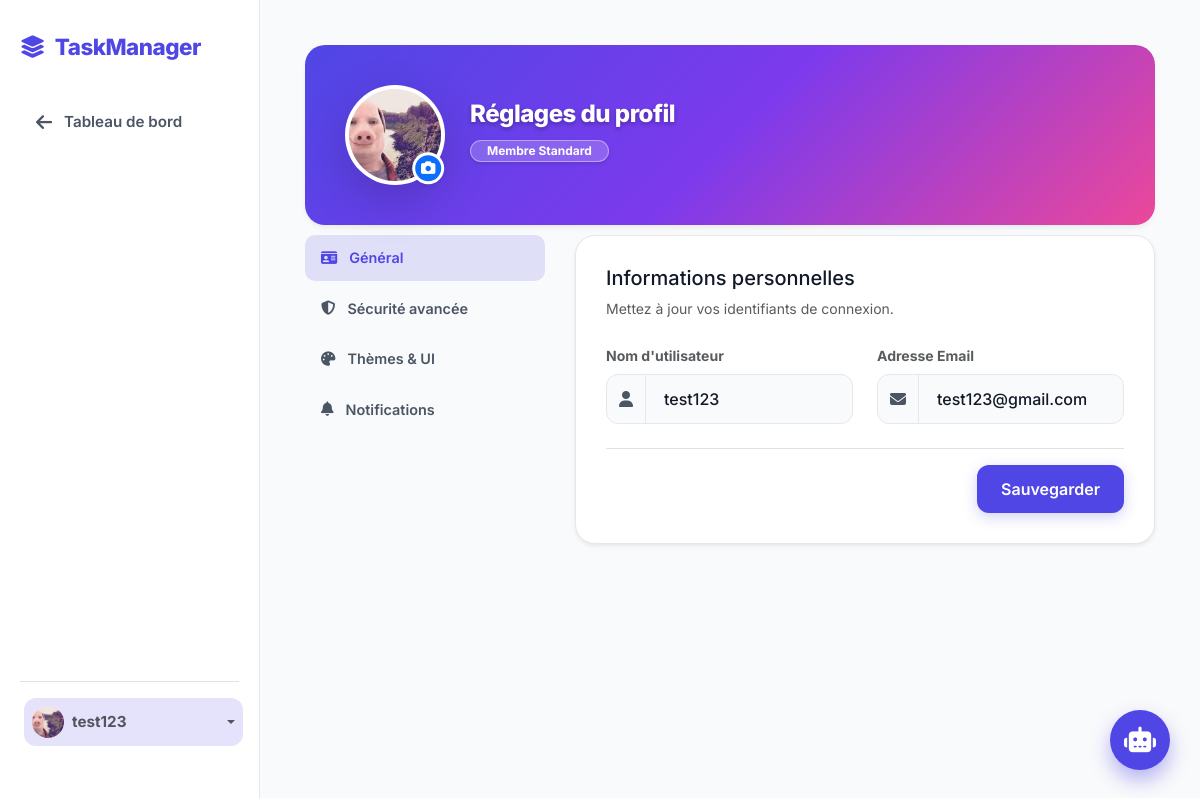
Screenshot of /profile (signed in) with the database file from the repository.
### tables this page shows
CREATE TABLE users (
        id INTEGER PRIMARY KEY AUTOINCREMENT,
        username TEXT UNIQUE NOT NULL,
        email TEXT UNIQUE NOT NULL,
        password_hash TEXT NOT NULL,
        avatar TEXT DEFAULT NULL,
        theme TEXT DEFAULT 'system',
        notif_email INTEGER DEFAULT 1,
        notif_push INTEGER DEFAULT 1
    );

### app.py (the view, shortened to what this page needs)
@app.route('/profile', methods=['GET', 'POST'])
@login_required
def profile():
    user_id = session['user_id']
    conn = get_db_connection()
    user = conn.execute('SELECT * FROM users WHERE id = ?', (user_id,)).fetchone()
    conn.close()
    return render_template('profile.html', user=user, username=session.get('username'))

### app.py (called while the page is built)
def get_db_connection():
    conn = sqlite3.connect('database.db')
    conn.row_factory = sqlite3.Row
    return conn

def login_required(f):
    @wraps(f)
    def decorated_function(*args, **kwargs):
        if 'user_id' not in session:
            return redirect(url_for('login'))
        return f(*args, **kwargs)
    return decorated_function

### templates/profile.html (shortened to what this page needs)
<!DOCTYPE html>
<html lang="fr">
<head>
    <link href="https://cdn.jsdelivr.net/npm/bootstrap@5.3.0/dist/css/bootstrap.min.css" rel="stylesheet">
    <link rel="stylesheet" href="https://cdnjs.cloudflare.com/ajax/libs/font-awesome/6.4.0/css/all.min.css">
    <link rel="stylesheet" href="{{ url_for('static', filename='style.css') }}">
</head>
<body>
    <div class="wrapper">
        <nav class="sidebar" id="sidebar">
            <div class="sidebar-header"><i class="fas fa-layer-group"></i> TaskManager</div>
            <div class="d-flex flex-column h-100 w-100">
                <a class="nav-link" href="/">
                    <i class="fas fa-arrow-left"></i> Tableau de bord
                </a>
                <div class="mt-auto pt-3 border-top pb-2">
                    <div class="dropdown mb-3">
                        <a href="#" class="nav-link text-muted d-flex align-items-center dropdown-toggle w-100 p-2 active" data-bs-toggle="dropdown" aria-expanded="false" style="cursor: pointer;">
                            {% if user and user.avatar %}
                                <img src="{{ url_for('static', filename='uploads/avatars/' + user.avatar) }}" class="rounded-circle me-2 object-fit-cover" style="width:32px;height:32px;" alt="Avatar">
                            {% else %}
                                <i class="fas fa-user-circle text-primary fs-4 me-2"></i>
                            {% endif %}
                            <span class="fw-bold flex-grow-1 text-truncate">{{ username }}</span>
                        </a>
                    </div>
                </div>
            </div>
        </nav>
        <main class="main-content">
            <div class="profile-banner-container">
                <div class="profile-banner-bg"></div>
                <div class="profile-avatar-wrapper">
                    <div class="profile-avatar-circle position-relative shadow-lg" style="cursor:pointer;" onclick="document.getElementById('avatarUpload').click()" title="Modifier la photo">
                        {% if user.avatar %}
                            <img src="{{ url_for('static', filename='uploads/avatars/' + user.avatar) }}" class="w-100 h-100 rounded-circle object-fit-cover" alt="Avatar">
                        {% else %}
                            {{ username[:2] | upper }}
                        {% endif %}
                        <div class="position-absolute bottom-0 end-0 bg-primary text-white rounded-circle shadow-sm" style="width:32px;height:32px;font-size:0.9rem;display:flex;align-items:center;justify-content:center;transform:translate(10%, 10%); border: 3px solid var(--bg-card);">
                            <i class="fas fa-camera"></i>
                        </div>
                    </div>
                    <div class="profile-avatar-info mb-2">
                        <h4>Réglages du profil</h4>
                        <span class="badge bg-primary bg-opacity-10 text-primary border border-primary border-opacity-25 rounded-pill px-3">Membre Standard</span>
                    </div>
                </div>
            </div>
            <div class="settings-container">
                <div class="settings-sidebar d-none d-lg-block">
                    <a href="#" class="settings-nav-item active" onclick="showProfileTab(event, 'general')"><i class="fas fa-id-card"></i> Général</a>
                    <a href="#" class="settings-nav-item" onclick="showProfileTab(event, 'securite')"><i class="fas fa-shield-alt"></i> Sécurité avancée</a>
                    <a href="#" class="settings-nav-item" onclick="showProfileTab(event, 'themes')"><i class="fas fa-palette"></i> Thèmes & UI</a>
                    <a href="#" class="settings-nav-item" onclick="showProfileTab(event, 'notifs')"><i class="fas fa-bell"></i> Notifications</a>
                </div>
                <div class="settings-content">
                    <div id="ptab-general" class="profile-tab-section animate-stagger">
                        <div class="app-card shadow-sm">
                            <h5 class="fw-800 mb-2">Informations personnelles</h5>
                            <p class="text-muted small mb-4">Mettez à jour vos identifiants de connexion.</p>
                            <form action="/profile" method="POST">
                                <div class="row g-4">
                                    <div class="col-md-6">
                                        <label class="form-label small text-muted fw-bold mb-2">Nom d'utilisateur</label>
                                        <div class="input-group">
                                            <span class="input-group-text"><i class="fas fa-user"></i></span>
                                            <input type="text" name="username" class="form-control" value="{{ user.username }}" required>
                                        </div>
                                    </div>
                                    <div class="col-md-6">
                                        <label class="form-label small text-muted fw-bold mb-2">Adresse Email</label>
                                        <div class="input-group">
                                            <span class="input-group-text"><i class="fas fa-envelope"></i></span>
                                            <input type="email" name="email" class="form-control" value="{{ user.email }}" required>
                                        </div>
                                    </div>
                                </div>
                                <div class="d-flex justify-content-end mt-4 pt-3 border-top">
                                    <button type="submit" class="btn btn-primary px-4">Sauvegarder</button>
                                </div>
                            </form>
                        </div>
                    </div>
                </div>
            </div>
        </main>
    </div>
    <div class="chatbot-fab" onclick="toggleChat()">
        <i class="fas fa-robot"></i>
    </div>
</body>
</html>

### rows the page displays
users: avatar (picture), username "test123", email "test123@gmail.com"
